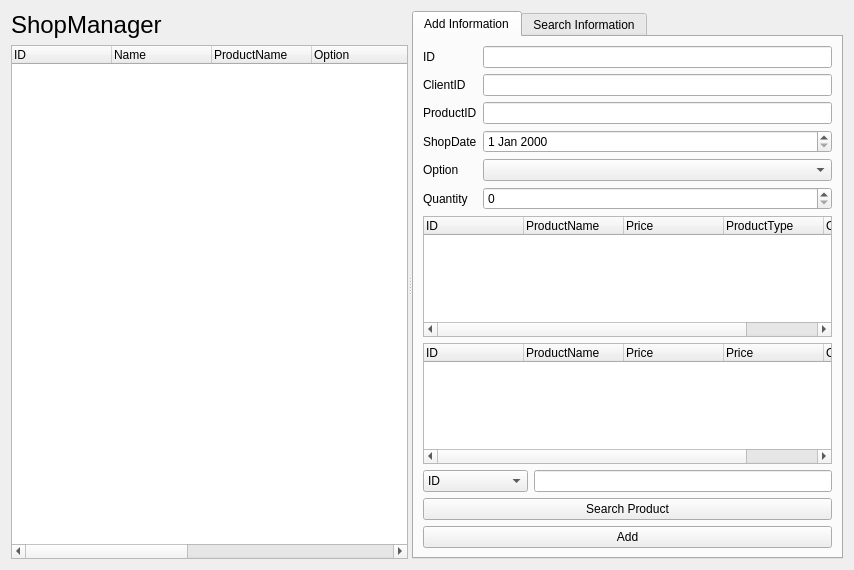
<?xml version="1.0" encoding="UTF-8"?>
<ui version="4.0">
 <class>ShopManagerForm</class>
 <widget class="QWidget" name="ShopManagerForm">
  <property name="geometry">
   <rect>
    <x>0</x>
    <y>0</y>
    <width>854</width>
    <height>570</height>
   </rect>
  </property>
  <property name="windowTitle">
   <string>Form</string>
  </property>
  <layout class="QGridLayout" name="gridLayout_2">
   <item row="0" column="0">
    <widget class="QSplitter" name="splitter">
     <property name="orientation">
      <enum>Qt::Horizontal</enum>
     </property>
     <widget class="QWidget" name="layoutWidget">
      <layout class="QVBoxLayout" name="verticalLayout">
       <item>
        <widget class="QLabel" name="label_5">
         <property name="font">
          <font>
           <pointsize>18</pointsize>
          </font>
         </property>
         <property name="text">
          <string>ShopManager</string>
         </property>
        </widget>
       </item>
       <item>
        <widget class="QTreeWidget" name="treeWidget">
         <column>
          <property name="text">
           <string>ID</string>
          </property>
         </column>
         <column>
          <property name="text">
           <string>Name</string>
          </property>
         </column>
         <column>
          <property name="text">
           <string>ProductName</string>
          </property>
         </column>
         <column>
          <property name="text">
           <string>Option</string>
          </property>
         </column>
         <column>
          <property name="text">
           <string>Quantity</string>
          </property>
         </column>
         <column>
          <property name="text">
           <string>ShopDate</string>
          </property>
         </column>
         <column>
          <property name="text">
           <string>ClientID</string>
          </property>
         </column>
         <column>
          <property name="text">
           <string>ProductID</string>
          </property>
         </column>
         <column>
          <property name="text">
           <string>TotalPrice</string>
          </property>
         </column>
        </widget>
       </item>
      </layout>
     </widget>
     <widget class="QTabWidget" name="tabWidget">
      <property name="currentIndex">
       <number>0</number>
      </property>
      <widget class="QWidget" name="Input">
       <attribute name="title">
        <string>Add Information</string>
       </attribute>
       <layout class="QGridLayout" name="gridLayout">
        <item row="0" column="0">
         <layout class="QFormLayout" name="formLayout">
          <item row="0" column="0">
           <widget class="QLabel" name="label">
            <property name="text">
             <string>ID</string>
            </property>
           </widget>
          </item>
          <item row="0" column="1">
           <widget class="QLineEdit" name="idLineEdit"/>
          </item>
          <item row="1" column="0">
           <widget class="QLabel" name="label_2">
            <property name="text">
             <string>ClientID</string>
            </property>
           </widget>
          </item>
          <item row="1" column="1">
           <widget class="QLineEdit" name="clientIDLineEdit"/>
          </item>
          <item row="2" column="0">
           <widget class="QLabel" name="label_3">
            <property name="text">
             <string>ProductID</string>
            </property>
           </widget>
          </item>
          <item row="2" column="1">
           <widget class="QLineEdit" name="productIDLineEdit"/>
          </item>
          <item row="3" column="0">
           <widget class="QLabel" name="label_4">
            <property name="text">
             <string>ShopDate</string>
            </property>
           </widget>
          </item>
          <item row="3" column="1">
           <widget class="QDateEdit" name="shopDateEdit"/>
          </item>
          <item row="4" column="0">
           <widget class="QLabel" name="label_6">
            <property name="text">
             <string>Option</string>
            </property>
           </widget>
          </item>
          <item row="4" column="1">
           <widget class="QComboBox" name="optionComboBox"/>
          </item>
          <item row="5" column="0">
           <widget class="QLabel" name="label_7">
            <property name="text">
             <string>Quantity</string>
            </property>
           </widget>
          </item>
          <item row="5" column="1">
           <widget class="QSpinBox" name="quantitySpinBox"/>
          </item>
         </layout>
        </item>
        <item row="1" column="0">
         <layout class="QVBoxLayout" name="verticalLayout_3">
          <item>
           <widget class="QTreeWidget" name="productTreeWidget">
            <column>
             <property name="text">
              <string>ID</string>
             </property>
            </column>
            <column>
             <property name="text">
              <string>ProductName</string>
             </property>
            </column>
            <column>
             <property name="text">
              <string>Price</string>
             </property>
            </column>
            <column>
             <property name="text">
              <string>ProductType</string>
             </property>
            </column>
            <column>
             <property name="text">
              <string>Option</string>
             </property>
            </column>
            <column>
             <property name="text">
              <string/>
             </property>
            </column>
           </widget>
          </item>
          <item>
           <widget class="QTreeWidget" name="searchProductTreeWidget">
            <column>
             <property name="text">
              <string>ID</string>
             </property>
            </column>
            <column>
             <property name="text">
              <string>ProductName</string>
             </property>
            </column>
            <column>
             <property name="text">
              <string>Price</string>
             </property>
            </column>
            <column>
             <property name="text">
              <string>Price</string>
             </property>
            </column>
            <column>
             <property name="text">
              <string>Option</string>
             </property>
            </column>
           </widget>
          </item>
         </layout>
        </item>
        <item row="2" column="0">
         <layout class="QVBoxLayout" name="verticalLayout_5">
          <item>
           <layout class="QHBoxLayout" name="horizontalLayout">
            <item>
             <widget class="QComboBox" name="searchProductComboBox">
              <item>
               <property name="text">
                <string>ID</string>
               </property>
              </item>
              <item>
               <property name="text">
                <string>ProductName</string>
               </property>
              </item>
              <item>
               <property name="text">
                <string>Price</string>
               </property>
              </item>
              <item>
               <property name="text">
                <string>ProductType</string>
               </property>
              </item>
              <item>
               <property name="text">
                <string>Option</string>
               </property>
              </item>
             </widget>
            </item>
            <item>
             <widget class="QLineEdit" name="searchProductLineEdit"/>
            </item>
           </layout>
          </item>
          <item>
           <widget class="QPushButton" name="searchProductPushButton">
            <property name="text">
             <string>Search Product</string>
            </property>
           </widget>
          </item>
          <item>
           <widget class="QPushButton" name="addPushButton">
            <property name="text">
             <string>Add</string>
            </property>
           </widget>
          </item>
         </layout>
        </item>
       </layout>
      </widget>
      <widget class="QWidget" name="Search">
       <attribute name="title">
        <string>Search Information</string>
       </attribute>
       <layout class="QVBoxLayout" name="verticalLayout_4">
        <item>
         <widget class="QTreeWidget" name="searchTreeWidget">
          <column>
           <property name="text">
            <string>ID</string>
           </property>
          </column>
          <column>
           <property name="text">
            <string>Name</string>
           </property>
          </column>
          <column>
           <property name="text">
            <string>ProductName</string>
           </property>
          </column>
          <column>
           <property name="text">
            <string>Option</string>
           </property>
          </column>
          <column>
           <property name="text">
            <string>Quantity</string>
           </property>
          </column>
          <column>
           <property name="text">
            <string>ShopDate</string>
           </property>
          </column>
          <column>
           <property name="text">
            <string>ClientID</string>
           </property>
          </column>
          <column>
           <property name="text">
            <string>ProductID</string>
           </property>
          </column>
          <column>
           <property name="text">
            <string>TotalPrice</string>
           </property>
          </column>
         </widget>
        </item>
        <item>
         <layout class="QVBoxLayout" name="verticalLayout_2">
          <item>
           <layout class="QHBoxLayout" name="horizontalLayout_3">
            <item>
             <widget class="QComboBox" name="searchComboBox">
              <item>
               <property name="text">
                <string>ID</string>
               </property>
              </item>
              <item>
               <property name="text">
                <string>Name</string>
               </property>
              </item>
              <item>
               <property name="text">
                <string>ProductName</string>
               </property>
              </item>
              <item>
               <property name="text">
                <string>Option</string>
               </property>
              </item>
              <item>
               <property name="text">
                <string>Quantity</string>
               </property>
              </item>
              <item>
               <property name="text">
                <string>ShopDate</string>
               </property>
              </item>
              <item>
               <property name="text">
                <string>ClientID</string>
               </property>
              </item>
              <item>
               <property name="text">
                <string>ProductID</string>
               </property>
              </item>
             </widget>
            </item>
            <item>
             <widget class="QLineEdit" name="searchLineEdit"/>
            </item>
           </layout>
          </item>
          <item>
           <widget class="QPushButton" name="searchPushButton">
            <property name="text">
             <string>Search</string>
            </property>
           </widget>
          </item>
         </layout>
        </item>
       </layout>
      </widget>
     </widget>
    </widget>
   </item>
  </layout>
 </widget>
 <resources/>
 <connections/>
</ui>
